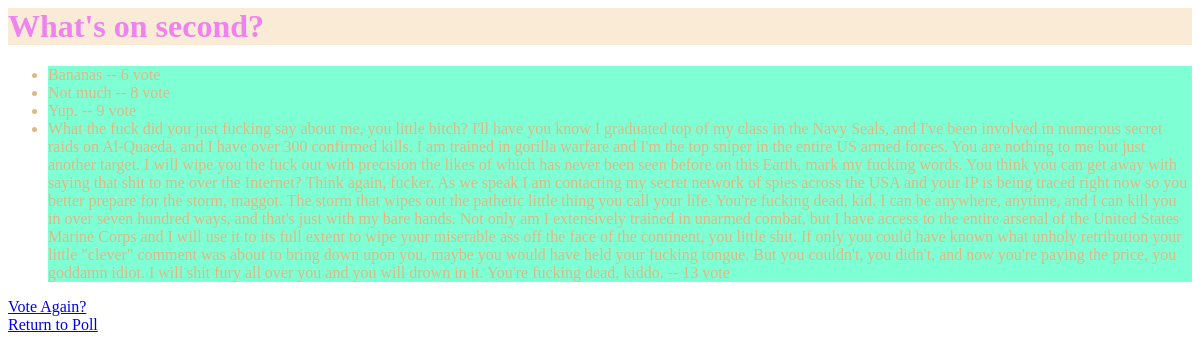
/polls/1/results/, run on an earlier commit of the app's database.
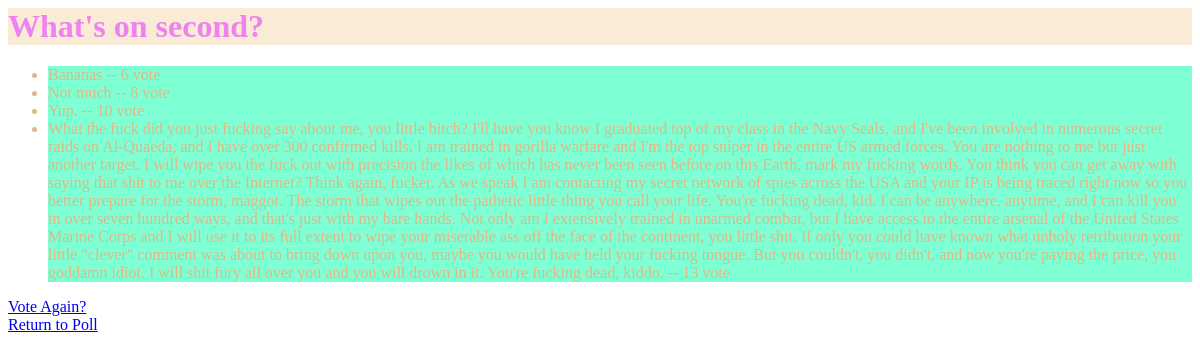
And on a later commit of the database.
### polls/models.py (models this page shows, shortened)
class Question(models.Model):
    question_text = models.CharField(max_length=200)
    pub_date = models.DateTimeField('date published')

class Choice(models.Model):
    question = models.ForeignKey(Question, on_delete=models.CASCADE)
    choice_text = models.CharField(max_length=200)
    votes = models.IntegerField(default=0)

### polls/views.py (the view)
# urls.py: path('<int:pk>/results/', views.ResultsView.as_view(), name='results'),
class ResultsView(generic.DetailView):
    model = Question
    template_name = 'polls/results.html'
    def get_queryset(self):
        return Question.objects.filter(pub_date__lte=timezone.now())

### polls/templates/polls/results.html (shortened to what this page needs)
{% load static %}
<link rel="stylesheet" type="text/css" href="{% static 'polls/style.css' %}">
<h1>{{ question.question_text }}</h1>
<ul>
{% for choice in question.choice_set.all %}
  <li>{{ choice.choice_text }} -- {{ choice.votes }} vote{{ choice.botes|pluralize }}</li>
{% endfor %}
</ul>
<a href="{% url 'polls:detail' question.id %}">Vote Again?</a>
<a href="{% url 'polls:index' %}">Return to Poll</a>

### polls/static/polls/style.css (style rules this page uses)
li { color: burlywood; background-color: aquamarine; }
h1 { color: violet; background-color: antiquewhite; }
ul { color: white; }

What changed in the data, as far as the page shows it:
changed Choice "Yup.": votes "9" → "10"
